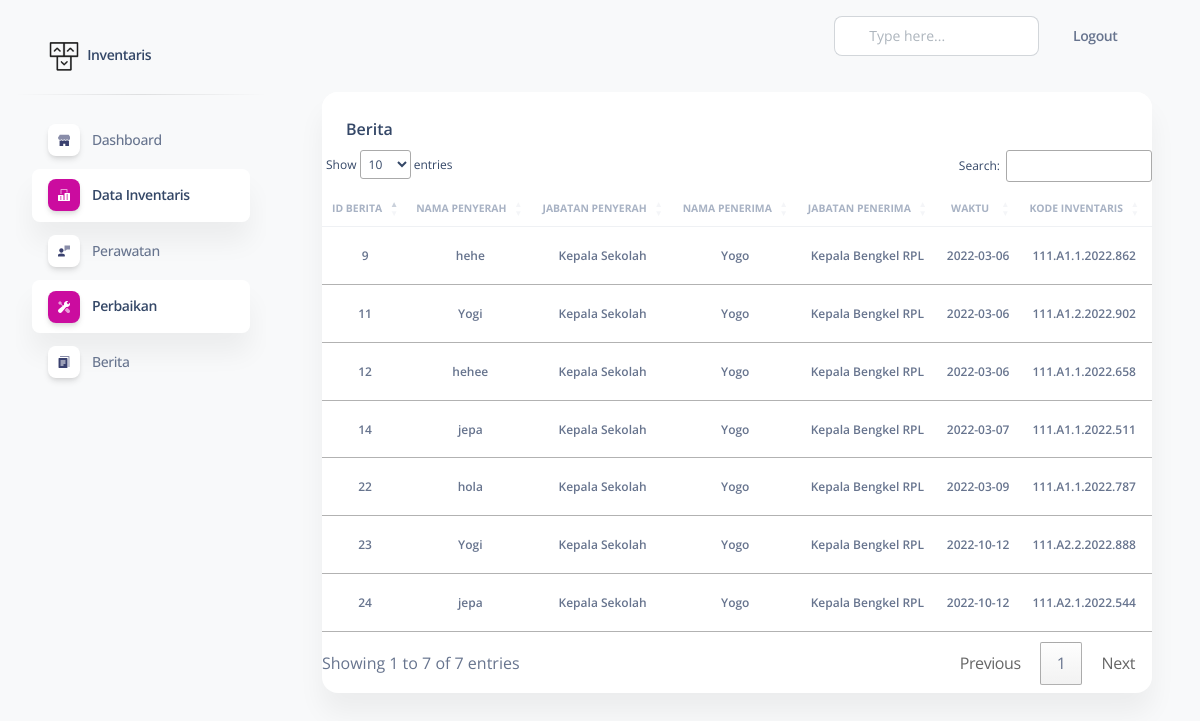
Page /includes/operator/index.php?page=data-ber (signed in) on the committed database.
### tables this page shows
CREATE TABLE `berita` (
  `id_berita` int(11) NOT NULL,
  `nama_penyerah` varchar(100) NOT NULL,
  `jabatan_penyerah` varchar(100) NOT NULL,
  `nama_penerima` varchar(100) NOT NULL,
  `jabatan_penerima` varchar(100) NOT NULL,
  `waktu` date NOT NULL,
  `id_inventaris` int(11) NOT NULL
);

CREATE TABLE `inventaris` (
  `id_inventaris` int(11) NOT NULL,
  `nama` varchar(100) NOT NULL,
  `kondisi` varchar(100) NOT NULL,
  `keterangan` varchar(100) NOT NULL,
  `nomor` int(11) NOT NULL,
  `jumlah` int(11) NOT NULL,
  `tanggal_register` date NOT NULL,
  `tahun_anggaran` int(11) NOT NULL,
  `id_dana` int(11) NOT NULL,
  `kode_inventaris` varchar(150) NOT NULL,
  `kode_jenis` varchar(100) NOT NULL,
  `id_ruang` int(11) NOT NULL,
  `id_level` int(11) NOT NULL,
  `kode_jurusan` int(11) NOT NULL,
  `berita` int(11) DEFAULT NULL
);

### includes/operator/berita/data_ber.php (the view, shortened to what this page needs)
<?
 $kode_jur = $_SESSION['kode_jurusan'];
?>
<!DOCTYPE html>
<html lang="en">
<head>
  <link rel="stylesheet" type="text/css" href="https://cdnjs.cloudflare.com/ajax/libs/twitter-bootstrap/5.0.1/css/bootstrap.min.css">
<link rel="stylesheet" type="text/css" href="https://cdn.datatables.net/1.11.4/css/dataTables.bootstrap5.min.css">
  <link href="../../assets/css/nucleo-icons.css" rel="stylesheet" />
  <link href="../../assets/css/nucleo-svg.css" rel="stylesheet" />
  <link href="../../assets/css/nucleo-svg.css" rel="stylesheet" />
  <link id="pagestyle" href="../../assets/css/soft-ui-dashboard.css?v=1.0.3" rel="stylesheet" />
</head>
<body class="g-sidenav-show  bg-gray-100">
    <div class="container-fluid py-4">
      <div class="row">
        <div class="col-12">
          <div class="card mb-4">
            <div class="card-header pb-0">
              <h6>Berita</h6>
            </div>
            <div class="card-body px-0 pt-0 pb-2">
              <div class="table-responsive p-0">
                <table class="table align-items-center mb-0" id="example">
                  <thead>
                    <tr align="center">
                      <th class="text-uppercase text-secondary text-xxs font-weight-bolder opacity-7">ID BERITA</th>
                      <th class="text-uppercase text-secondary text-xxs font-weight-bolder opacity-7 ps-2">NAMA PENYERAH</th>
                      <th class="text-center text-uppercase text-secondary text-xxs font-weight-bolder opacity-7">JABATAN PENYERAH</th>
                      <th class="text-center text-uppercase text-secondary text-xxs font-weight-bolder opacity-7">NAMA PENERIMA</th>
                        <th class="text-center text-uppercase text-secondary text-xxs font-weight-bolder opacity-7">JABATAN PENERIMA</th>
                          <th class="text-center text-uppercase text-secondary text-xxs font-weight-bolder opacity-7">WAKTU</th>
                            <th class="text-center text-uppercase text-secondary text-xxs font-weight-bolder opacity-7">KODE INVENTARIS</th>
                            <th class="text-center text-uppercase text-secondary text-xxs font-weight-bolder opacity-7">NAMA BARANG</th>
                    </tr>
                  </thead>
                  <tbody>
<?php
    include '../../config/config.php';
    $data = mysqli_query($conn,"SELECT berita.*,inventaris.kode_inventaris,inventaris.kode_jurusan,inventaris.nama ,inventaris.jumlah FROM berita INNER JOIN inventaris ON inventaris.id_inventaris = berita.id_inventaris WHERE inventaris.kode_jurusan=  $kode_jur ");
    while($d = mysqli_fetch_array($data)){
      ?>
                    <tr>
                       <td align="center">
                        <p class="text-xs font-weight-bold mb-0"><?php echo $d['id_berita']; ?></p>
                      </td>
                       <td align="center">
                        <p class="text-xs font-weight-bold mb-0"><?php echo $d['nama_penyerah']; ?></p>
                      </td>
                      <td align="center">
                        <p class="text-xs font-weight-bold mb-0"><?php echo $d['jabatan_penyerah']; ?></p>
                        </td>
                    <td align="center">
                        <p class="text-xs font-weight-bold mb-0"><?php echo $d['nama_penerima']; ?></p>
                       </td>
                      <td align="center">
                        <p class="text-xs font-weight-bold mb-0"><?php echo $d['jabatan_penerima']; ?></p>
                        </td>
                          <td align="center">
                        <p class="text-xs font-weight-bold mb-0"><?php echo $d['waktu']; ?></p>
                        </td>
                          <td align="center">
                        <p class="text-xs font-weight-bold mb-0"><?php echo $d['kode_inventaris']; ?></p>
                        </td>
                    <td align="center">
                       </td>
                    </tr>
                      <?php
    }
    ?>
                  </tbody>
                </table>
            </div>
          </div>
        </div>
      </div>
    </div>
  </main>
</body>
</html>

### rows in the picture
berita: id_berita "9", nama_penyerah "hehe", jabatan_penyerah "Kepala Sekolah", nama_penerima "Yogo", jabatan_penerima "Kepala Bengkel RPL", waktu "2022-03-06", id_inventaris.kode_inventaris "111.A1.1.2022.862"
berita: id_berita "11", nama_penyerah "Yogi", jabatan_penyerah "Kepala Sekolah", nama_penerima "Yogo", jabatan_penerima "Kepala Bengkel RPL", waktu "2022-03-06", id_inventaris.kode_inventaris "111.A1.2.2022.902"
berita: id_berita "12", nama_penyerah "hehee", jabatan_penyerah "Kepala Sekolah", nama_penerima "Yogo", jabatan_penerima "Kepala Bengkel RPL", waktu "2022-03-06", id_inventaris.kode_inventaris "111.A1.1.2022.658"
berita: id_berita "14", nama_penyerah "jepa", jabatan_penyerah "Kepala Sekolah", nama_penerima "Yogo", jabatan_penerima "Kepala Bengkel RPL", waktu "2022-03-07", id_inventaris.kode_inventaris "111.A1.1.2022.511"
berita: id_berita "22", nama_penyerah "hola", jabatan_penyerah "Kepala Sekolah", nama_penerima "Yogo", jabatan_penerima "Kepala Bengkel RPL", waktu "2022-03-09", id_inventaris.kode_inventaris "111.A1.1.2022.787"
berita: id_berita "23", nama_penyerah "Yogi", jabatan_penyerah "Kepala Sekolah", nama_penerima "Yogo", jabatan_penerima "Kepala Bengkel RPL", waktu "2022-10-12", id_inventaris.kode_inventaris "111.A2.2.2022.888"
berita: id_berita "24", nama_penyerah "jepa", jabatan_penyerah "Kepala Sekolah", nama_penerima "Yogo", jabatan_penerima "Kepala Bengkel RPL", waktu "2022-10-12", id_inventaris.kode_inventaris "111.A2.1.2022.544"
